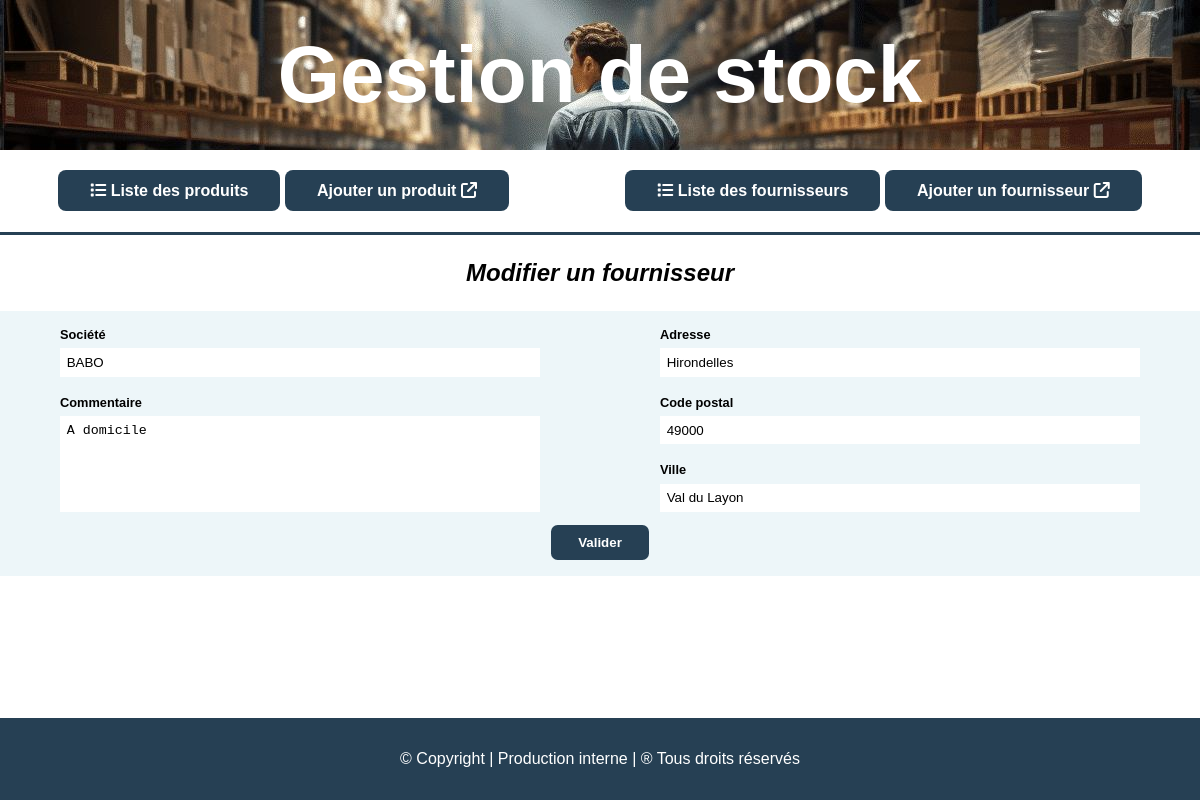
Screenshot of /index.php?page=formulaireFournisseur&idfournisseur=1 with the database file from the repository.
### tables this page shows
CREATE TABLE IF NOT EXISTS `fournisseurs` (
  `idfournisseur` int NOT NULL AUTO_INCREMENT,
  `societe` varchar(45) NOT NULL,
  `adresse` varchar(45) NOT NULL,
  `cp` varchar(45) NOT NULL,
  `ville` varchar(45) NOT NULL,
  `commentaire` varchar(45) NOT NULL,
  PRIMARY KEY (`idfournisseur`)
);

### pages/formulaire_fournisseur.php (the view)
<?php
$formulaire = false;
$param = isset($_GET['param']) ? $_GET['param'] : null;
if ($param == "create") {
    $formulaire = true;
    $titre = "Ajouter un fournisseur";
    $action = "index.php?page=createFournisseur";
    $societe = null;
    $adresse = null;
    $cp = null;
    $ville = null;
    $commentaire = null;
} else {
    $idfournisseur = isset($_GET['idfournisseur']) ? $_GET['idfournisseur'] : null;
    if ($idfournisseur) {
        $requete = $connexion->prepare("SELECT * FROM fournisseurs WHERE idfournisseur = :idfournisseur");
        $requete->bindParam(':idfournisseur', $idfournisseur);
        $requete->execute();
        $fournisseur = $requete->fetch(PDO::FETCH_ASSOC);
        if ($fournisseur) {
            $formulaire = true;
            $titre = "Modifier un fournisseur";
            $action = "index.php?page=updateFournisseur&idfournisseur=$idfournisseur";
            $societe = $fournisseur['societe'];
            $adresse = $fournisseur['adresse'];
            $cp = $fournisseur['cp'];
            $ville = $fournisseur['ville'];
            $commentaire = $fournisseur['commentaire'];
        } else {
            echo "<h1>Fournisseur non trouvé !</h1>";
        }
    } else {
        echo "<h1>ID Fournisseur non spécifié ou manquant !</h1>";
    }
}
if ($formulaire) {
?>
    <h1><?php echo $titre ?></h1>
    <form method="post" action="<?php echo $action ?>">
        <fieldset>
            <div class="champGauche">
                <label for="societe">Société</label>
                <input type="text" id="societe" name="societe" value="<?php echo $societe ?>"><br>
                <label for="commentaire">Commentaire</label>
                <textarea id="commentaire" name="commentaire" rows="5"><?php echo $commentaire; ?></textarea>
            </div>
            <div class="champDroit">
                <label for="adresse">Adresse</label>
                <input type="text" id="adresse" name="adresse" value="<?php echo $adresse; ?>"><br>
                <label for="cp">Code postal</label>
                <input type="text" id="cp" name="cp" value="<?php echo $cp; ?>"><br>
                <label for="ville">Ville</label>
                <input type="text" id="ville" name="ville" value="<?php echo $ville; ?>">
            </div>
        </fieldset>
        <input type="submit" value="Valider">
    </form>
<?php
}

### styles/style.css (style rules this page uses)
html, body { height: 100%; margin: 0; }
h1 { margin: 1em 0; font-size: 1.5em; font-weight: bold; font-style: italic; text-align: center; }
form { padding: 1em 0em; background-color: #edf6f9; }
fieldset { display: flex; justify-content: space-around; border: none; padding: 0; margin: 0; }
.champDroit { display: flex; flex-direction: column; width: 40%; }
.champGauche { display: flex; flex-direction: column; width: 40%; }
label { margin-bottom: 0.5em; font-size: 0.8em; font-weight: bold; }
input, select, textarea { border: none; padding: 0.5em; }
textarea { flex: 1; resize: none; }
input[type="submit"] { display: flex; margin: auto; border-radius: 0.5em; padding: 0.75em 2em; margin-top: 1em; background-color: #264054; color:#FFFFFF; font-weight: bold; cursor: pointer; }

### rows the page displays
fournisseurs: societe "BABO", commentaire "A domicile", adresse "Hirondelles", cp "49000", ville "Val du Layon"

### other values shown
$titre "Modifier un fournisseur"
